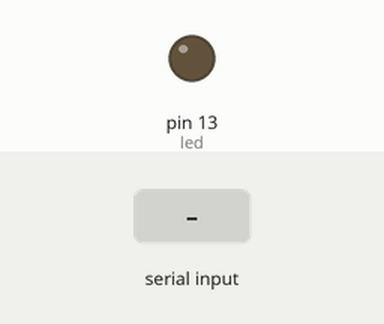
Recording of a sketch running on a simulated Arduino Uno, built with avr-gcc and run on an emulated ATmega328P. On the bench: output pins drawn as LEDs (lit = HIGH). Dashed ring = blinking. The inputs (shaded band) are chosen by the test bench. What the sketch prints to the serial monitor is not drawn.

Above: at 1.2 s.
1.3 s: "4" received over Serial
At 1.7 s:
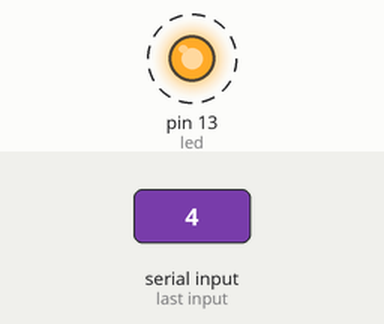
4.3 s: "1" received over Serial
At 4.8 s:
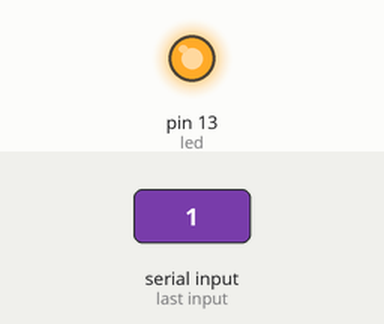
5.8 s: "2" received over Serial
At 7.0 s:
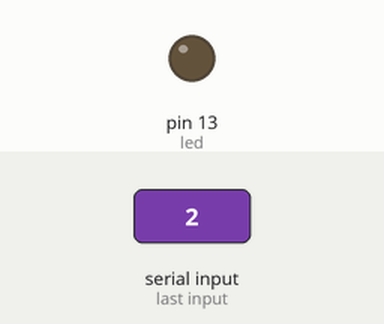
Timing chart, 0 to 8.8 s (numbered marks = the images above; inputs shaded):
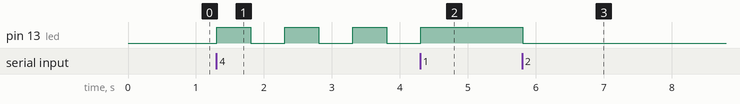

The sketch:

serial_controlled_led.ino
```cpp
int led = 13;
int pot = A0;
String input;
int bright = 0;
int incr = 5;

void setup() {
  Serial.begin(9600);
  pinMode(led,OUTPUT);
  pinMode(pot,INPUT);
  Serial.print("1-On | 2-Off | 3-Fade | 4-Blink | 5-Pot Controlled");
}

void loop() {

  while (Serial.available() > 0){
    input = (char) Serial.read();
    delay(5);
  }
    if(input=="1"){
      analogWrite(led,200);
    }
    else if(input=="2"){
      analogWrite(led,0);
    }
    else if(input=="3"){
      analogWrite(led, bright);
      bright = bright + incr;
      if (bright <= 0 || bright >= 255) {
        incr = -incr;
      }
      delay(30);
    }
    else if(input=="4"){
      analogWrite(led, 255);
      delay(500);
      analogWrite(led, 0);
      delay(500);
    }
    else if(input=="5"){
      int potval = analogRead(pot);
      potval = map(potval,0,1023,0,255);
      analogWrite(led,potval);
    }
    else{
      analogWrite(led,0);
    }

}
```

Measured:
- after the input at 1.3 s, pin 13 (led): alternates HIGH for 0.50 s and LOW for 0.50 s, starting at once
- after the input at 4.3 s, pin 13 (led): goes on until 4.3 s, then stays HIGH
- after the input at 5.8 s, pin 13 (led): HIGH → LOW at once
